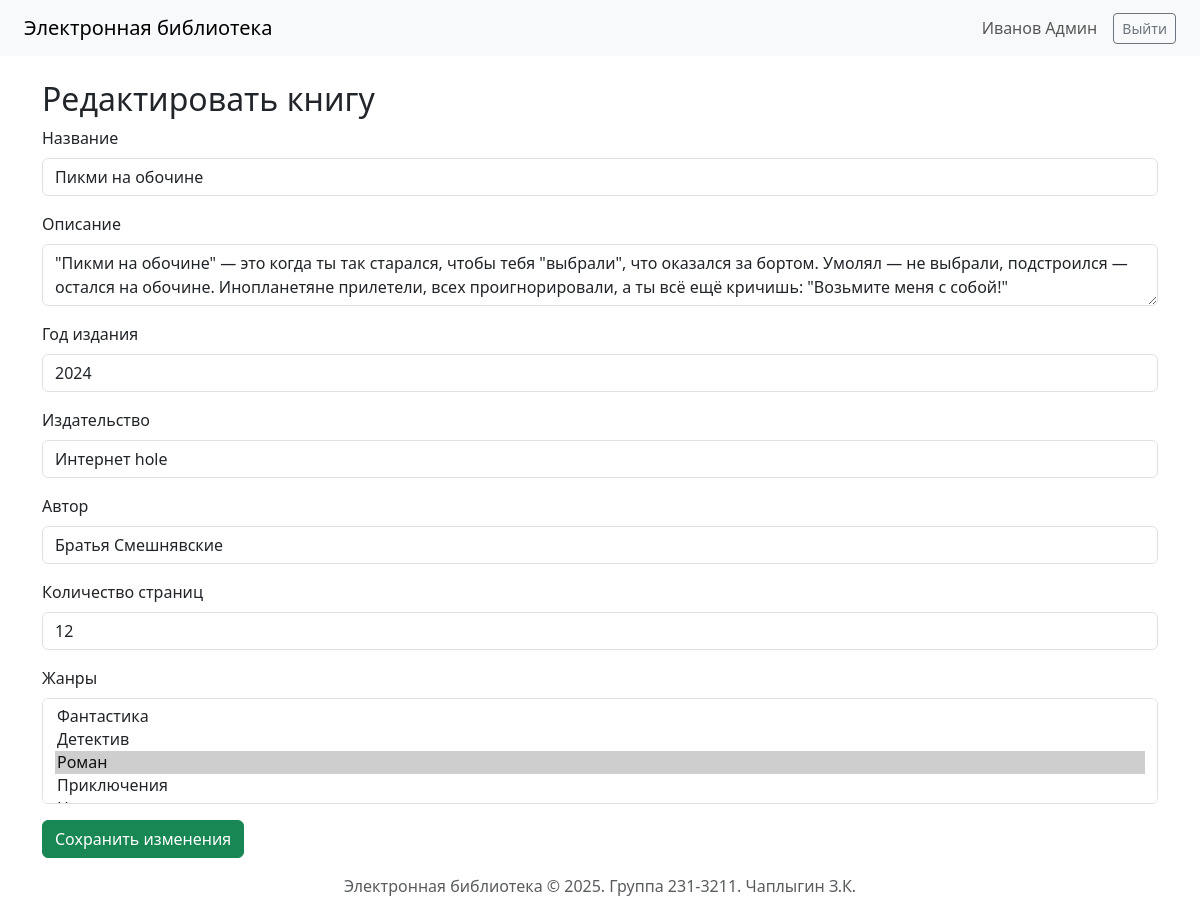
The page /book/7/edit (signed in) on the database its author committed.
### app/models.py (models this page shows, shortened)
class User(UserMixin, db.Model):
    id = db.Column(db.Integer, primary_key=True)
    login = db.Column(db.String(64), unique=True, nullable=False)
    password_hash = db.Column(db.String(128), nullable=False)
    last_name = db.Column(db.String(64), nullable=False)
    first_name = db.Column(db.String(64), nullable=False)
    middle_name = db.Column(db.String(64), nullable=True)
    role_id = db.Column(db.Integer, db.ForeignKey('role.id'), nullable=False)
    reviews = db.relationship('Review', backref='user', lazy=True, cascade="all, delete")
    collections = db.relationship('Collection', backref='user', lazy=True, cascade="all, delete")
    def get_full_name(self):
        return f'{self.last_name} {self.first_name} {self.middle_name or ""}'.strip()

class Book(db.Model):
    id = db.Column(db.Integer, primary_key=True)
    title = db.Column(db.String(255), nullable=False)
    description = db.Column(db.Text, nullable=False)
    year = db.Column(db.Integer, nullable=False)
    publisher = db.Column(db.String(255), nullable=False)
    author = db.Column(db.String(255), nullable=False)
    pages = db.Column(db.Integer, nullable=False)
    cover_id = db.Column(db.Integer, db.ForeignKey('cover.id'), nullable=True)
    genres = db.relationship('Genre', secondary=book_genre, backref=db.backref('books', lazy='dynamic'))
    reviews = db.relationship('Review', backref='book', lazy=True, cascade="all, delete-orphan")

### app/routes/books.py (the view, shortened to what this page needs)
@bp.route('/book/<int:id>/edit', methods=['GET', 'POST'])
@login_required
def edit(id):
    book = Book.query.get_or_404(id)
    if current_user.role.name not in ['администратор', 'модератор']:
        flash("У вас недостаточно прав.", 'danger')
        return redirect(url_for('books.index'))
    form = BookForm(obj=book)
    form.genres.choices = [(g.id, g.name) for g in Genre.query.all()]
    form.submit.label.text = "Сохранить изменения"
    if request.method == 'GET':
        form.genres.data = [g.id for g in book.genres]
    return render_template('books/add_edit.html', form=form, editing=True)

### app/forms.py
class BookForm(FlaskForm):
    title = StringField("Название", validators=[
        DataRequired(), Length(min=1, max=128)
    ])
    description = TextAreaField("Описание", validators=[
        DataRequired(), Length(min=10)
    ])
    year = IntegerField("Год издания", validators=[
        DataRequired(), NumberRange(min=0, max=2100)
    ])
    publisher = StringField("Издательство", validators=[
        DataRequired(), Length(min=2, max=128)
    ])
    author = StringField("Автор", validators=[
        DataRequired(), Length(min=2, max=128)
    ])
    pages = IntegerField("Количество страниц", validators=[
        DataRequired(), NumberRange(min=1, max=10000)
    ])
    genres = SelectMultipleField("Жанры", coerce=int, validators=[
        DataRequired()
    ])
    cover = FileField("Обложка (необязательно)")
    submit = SubmitField("Добавить книгу")

### app/models.py (called while the page is built)
@login_manager.user_loader
def load_user(user_id):
    return User.query.get(int(user_id))

### app/templates/books/add_edit.html (shortened to what this page needs)
{% extends 'base.html' %}
{% block content %}
<h2>{{ 'Редактировать' if editing else 'Добавить' }} книгу</h2>
<form method="POST" enctype="multipart/form-data">
    <div class="mb-3">
        {{ form.title.label(class="form-label") }}
        {{ form.title(class="form-control", placeholder="Введите название") }}
    </div>
    <div class="mb-3">
        {{ form.description.label(class="form-label") }}
        {{ form.description(class="form-control", id="description") }}
    </div>
    <div class="mb-3">
        {{ form.year.label(class="form-label") }}
        {{ form.year(class="form-control") }}
    </div>
    <div class="mb-3">
        {{ form.publisher.label(class="form-label") }}
        {{ form.publisher(class="form-control") }}
    </div>
    <div class="mb-3">
        {{ form.author.label(class="form-label") }}
        {{ form.author(class="form-control") }}
    </div>
    <div class="mb-3">
        {{ form.pages.label(class="form-label") }}
        {{ form.pages(class="form-control") }}
    </div>
    <div class="mb-3">
        {{ form.genres.label(class="form-label") }}
        {{ form.genres(class="form-select", multiple=True) }}
    </div>
    <div class="mt-3">
        {{ form.submit(class="btn btn-success") }}
    </div>
</form>
<link rel="stylesheet" href="https://cdn.jsdelivr.net/npm/easymde/dist/easymde.min.css">
{% endblock %}

### app/templates/base.html (shortened to what this page needs)
<!DOCTYPE html>
<html lang="ru">
<head>
    <link rel="stylesheet" href="https://cdn.jsdelivr.net/npm/bootstrap@5.3.0/dist/css/bootstrap.min.css">
    <link rel="stylesheet" href="https://cdn.jsdelivr.net/npm/easymde/dist/easymde.min.css">
</head>
<body>
<nav class="navbar navbar-expand-lg navbar-light bg-light px-4">
    <a class="navbar-brand" href="{{ url_for('books.index') }}">Электронная библиотека</a>
    <div class="collapse navbar-collapse" id="navbarNav">
        <ul class="navbar-nav ms-auto align-items-center gap-2 flex-wrap">
            {% if current_user.is_authenticated %}
                <li class="nav-item">
                    <span class="navbar-text me-2">{{ current_user.get_full_name() }}</span>
                </li>
                <li class="nav-item">
                    <a class="btn btn-outline-secondary btn-sm" href="{{ url_for('auth.logout') }}">Выйти</a>
                </li>
            {% endif %}
        </ul>
    </div>
</nav>
<div class="container mt-4">
    {% block content %}{% endblock %}
</div>
<footer class="text-center text-muted py-3">
    Электронная библиотека &copy; 2025. Группа 231-3211. Чаплыгин З.К.
</footer>
</body>
</html>

### rows shown on the page
User: get_full_name "Иванов Админ"
Book: title "Пикми на обочине", description "\"Пикми на обочине\" — это когда ты так старался, чтобы тебя \"выбрали\", что оказался за бортом. Умолял — не выбрали, подстроился — остался на обочине. Инопланетяне прилетели, всех проигнорировали, а ты всё ещё кричишь: \"Возьмите меня с собой!\"", year "2024", publisher "Интернет hole", author "Братья Смешнявские", pages "12"

### other values the page prints
{{ 'Редактировать' if editing else 'Добавить' }} "Редактировать"
